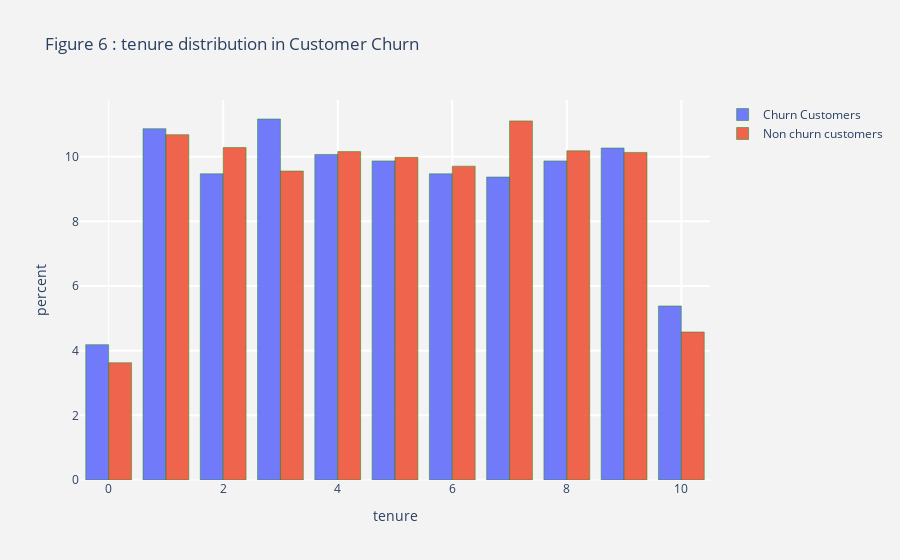

This figure's notebook cell:
### Markdown cell above
<div style="text-align: justify">From Figure 6, we understand that churn rate is relatively low for new customers and customers who have been there for longer period of time. The churn rate is almost similar to non-churn rate for the in between years.</div>

### Code cell
plot_histogram(numeric_column[2],'6')

### Figure 1 — Plotly figure (JSON) as saved in the notebook; plotly's stock layout.template omitted (floating-point values rounded to 4 significant figures; data arrays with more than 128 entries replaced by an {"elided": "..."} marker saying what was removed)
{"data": [{"histnorm": "percent", "marker": {"line": {"color": "green", "width": 0.5}}, "name": "Churn Customers", "opacity": 0.9, "type": "histogram", "x": {"elided": "1003 int values"}}, {"histnorm": "percent", "marker": {"line": {"color": "green", "width": 0.5}}, "name": "Non churn customers", "opacity": 0.9, "type": "histogram", "x": {"elided": "3997 int values"}}], "layout": {"paper_bgcolor": "rgb(243,243,243)", "plot_bgcolor": "rgb(243,243,243)", "title": {"text": "Figure 6 : tenure distribution in Customer Churn "}, "xaxis": {"gridcolor": "rgb(255, 255, 255)", "gridwidth": 2, "ticklen": 5, "title": {"text": "tenure"}, "zerolinewidth": 1}, "yaxis": {"gridcolor": "rgb(255, 255, 255)", "gridwidth": 2, "ticklen": 5, "title": {"text": "percent"}, "zerolinewidth": 1}}}
